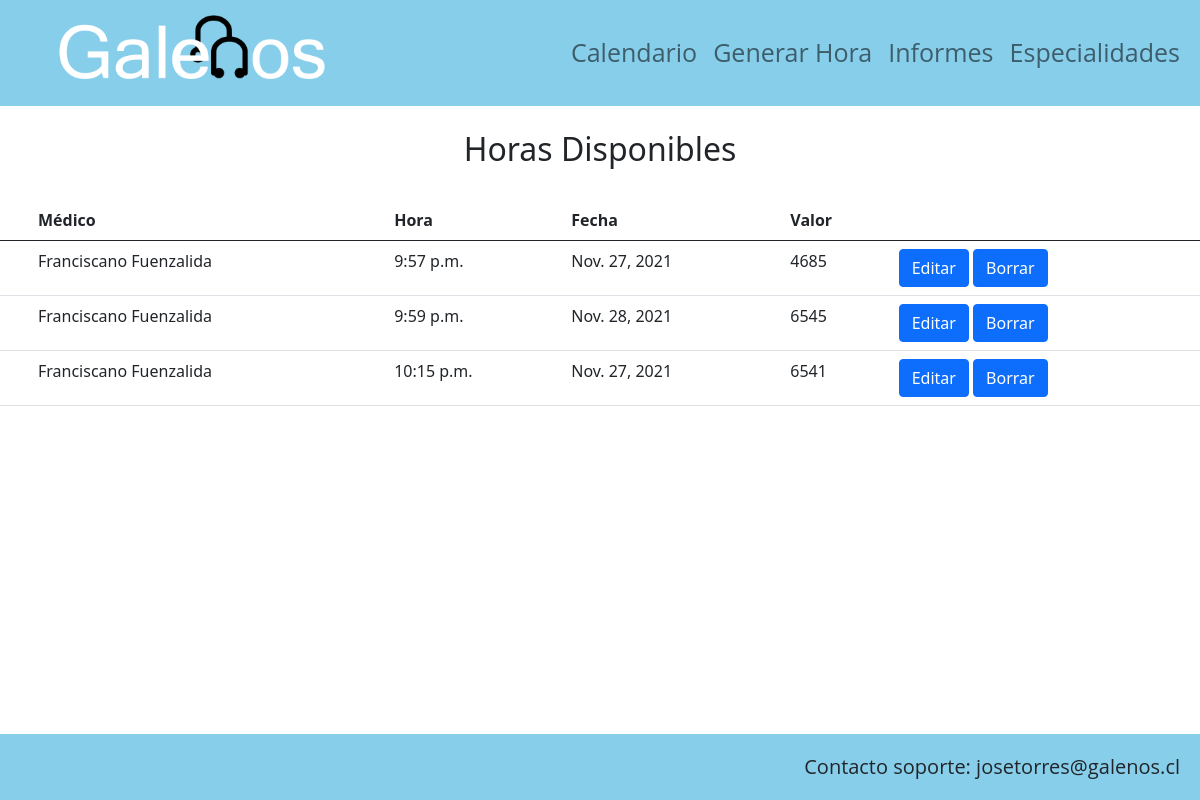
Screenshot of /listar_hora/4 with the database file from the repository.
### AppGalenos/models.py (models this page shows)
class Hora(models.Model):
        fecha = models.DateField()
        hora = models.TimeField()
        valor = models.IntegerField()
        paciente = models.ForeignKey(Paciente, on_delete=models.PROTECT, null=True, blank=True)
        medico = models.ForeignKey(Medico, on_delete=models.PROTECT)

class Medico(models.Model):
        rut = models.IntegerField()
        dVerificador = models.CharField(max_length=1)
        primerNombre = models.CharField(max_length=20)
        segundoNombre = models.CharField(max_length=20)
        primerApellido = models.CharField(max_length=20)
        segundoApellido = models.CharField(max_length=20)
        edad = models.IntegerField()
        direccion = models.CharField(max_length=100)
        sexo = models.CharField(max_length=10)
        telefono = models.IntegerField()
        fechaNacimiento = models.DateField()
        correo = models.CharField(max_length=70)
        tipoContrato = models.CharField(max_length=20)
        sueldo = models.IntegerField()
        sucursal = models.CharField(max_length=60)
        especialidad = models.ForeignKey(Especialidad, on_delete=models.PROTECT)
        def __str__(self):
            return self.primerNombre +" "+ self.primerApellido

### AppGalenos/views.py (the view)
# urls.py: path('listar_hora/<int:id_medico>', views.listar_hora, name="listar_hora"),
def listar_hora(request,id_medico):
    horas = Hora.objects.filter(medico = id_medico)
    medicos = Medico.objects.all()
    data = {
        'horas': horas,
        'medicos': medicos
    }
    return render(request, "listar_horas.html", data)

### AppGalenos/templates/listar_horas.html (shortened to what this page needs)
{% extends 'base.html' %}
{% load static %}
{% block css %}
<link rel="stylesheet" href="{% static 'css/horas_disp.css' %}">
{% endblock %}
{% block contenido %}
<br>
<h2>Horas Disponibles</h2>
<br>
<table id="tabla-categorias" class="table table-hover">
    <thead>
        <tr>
            <th scope='col'></th>
            <th scope='col'> Médico </th>
            <th scope='col'> Hora </th>
            <th scope='col'> Fecha </th>
            <th scope='col'> Valor </th>
            <th scope='col'></th>
        </tr>
    </thead>
    {% for c in horas %}
    <tr>
            <td> </td>
            <td> {{c.medico}}</td>
            <td> {{ c.hora }} </td>
            <td> {{c.fecha}} </td>
            <td> {{c.valor}} </td>
            <td><a class="btn btn-primary" href="{% url 'editar_hora' c.id%}">Editar</a>
                <a class="btn btn-primary" href="#" onclick="eliminarHora({{ c.id }})">Borrar</a> </td>
    </tr>
    {% endfor %}
</table>
<br><br><br><br>
{% endblock %}

### AppGalenos/static/css/horas_disp.css (style rules this page uses)
h2 { text-align: center; }

### AppGalenos/static/css/base.css (style rules this page uses)
* { margin: 0; padding: 0; max-width: 100%; max-height: 100%; }
html { min-height: 100%; position: relative; }
body { margin: 0; margin-bottom: 40px; min-height: 100%; }

### rows the page displays
Hora: medico "Franciscano Fuenzalida", hora "9:57 p.m.", fecha "Nov. 27, 2021", valor "4685"
Hora: medico "Franciscano Fuenzalida", hora "9:59 p.m.", fecha "Nov. 28, 2021", valor "6545"
Hora: medico "Franciscano Fuenzalida", hora "10:15 p.m.", fecha "Nov. 27, 2021", valor "6541"
